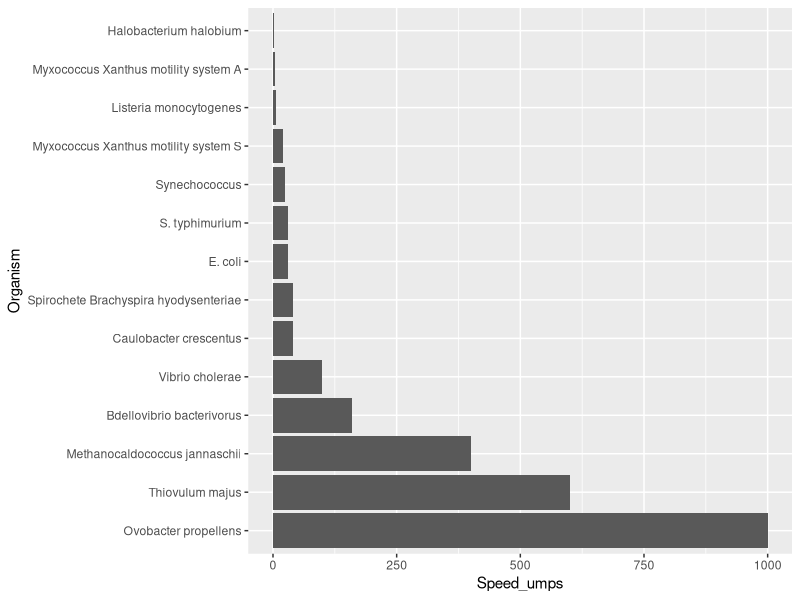

Write the R code that produced this figure. (Note: a time limit stopped this script after it produced the figure.)
library(tidyverse)
library(data.table)
library(ggridges)

movements <- read_csv("./movement_rates.csv")

movements %>% 
  filter(Domain == "Prokaryote") %>% 
  arrange(desc(Speed_umps)) %>% 
  mutate(Organism = factor(Organism, levels = Organism, ordered = T)) %>% 
  ggplot(aes(x = Organism, y = Speed_umps)) + 
  geom_bar(stat = "identity") + 
  coord_flip()

speed <- movements[1]

seconds_per_day <- 60 * 60 * 24
um_to_m <- 1e-6

# straight_line: 
for(i in 1:nrow(movements)){
  dist_i <- movements$Speed_umps[i] * seconds_per_day * um_to_m
  movements$Max_dist_m[i] <- dist_i
}

# make random path
start <- c(0,0)  
speed <- movements$Speed_umps[i] # per second speed
trajectory_i <- matrix(nrow = seconds_per_day, ncol = 2, dimnames = list(NULL, c("x", "y")))

for(t in 1:seconds_per_day){
  
  dist_i <- runif(1, 0, speed)
  
  theta <- runif(1, 0, 2*pi)
  
  if(t == 1){
    pos_t <- c(dist_i*sin(theta), dist_i*cos(theta))
  } else {pos_t <- c(trajectory_i[t-1,1] + dist_i*sin(theta),
                     trajectory_i[t-1,2] + dist_i*cos(theta))}
  
  trajectory_i[t, 1] <- pos_t[1]
  trajectory_i[t, 2] <- pos_t[2]
}



# random directions: 
nreps = 1000
random_distributions <- data.table()

for(i in 1:nrow(movements)){
  
  start <- c(0,0)  
  
  speed <- movements$Speed_umps[i] # per second speed
  
  for(r in 1:nreps){
    trajectory_i <- matrix(nrow = seconds_per_day, ncol = 2, dimnames = list(NULL, c("x", "y")))
    
    for(t in 1:seconds_per_day){
      
      dist_i <- runif(1, 0, speed)
      
      theta <- runif(1, 0, 2*pi)
      
      if(t == 1){
        pos_t <- c(dist_i*sin(theta), dist_i*cos(theta))
      } else {pos_t <- c(trajectory_i[t-1,1] + dist_i*sin(theta),
                         trajectory_i[t-1,2] + dist_i*cos(theta))}
      
      trajectory_i[t, 1] <- pos_t[1]
      trajectory_i[t, 2] <- pos_t[2]
    }
    
    this_endpoint <- data.frame(Organism = movements$Organism[i], 
                       Speed = movements$Speed_umps[i], 
                       x = trajectory_i[t,1], 
                       y = trajectory_i[t,2])
    random_distributions <- bind_rows(random_distributions, this_endpoint)
  }
  print(paste("Done with taxon", movements$Organism[i]))
}

write_csv(random_distributions,file = "random_movements.csv")

trajectory_i[1:100,] %>% 
  as.data.frame() %>%
  ggplot(aes(x = x, y = y)) + 
  geom_path()


random_move_fig <- random_distributions %>% 
  filter(Organism %in% subset(movements, Domain == "Prokaryote")$Organism) %>% 
  mutate(dist_from_center = sqrt((x^2) + (y^2))) %>% 
  arrange(Speed) %>% 
  mutate(Organism = factor(Organism, levels = unique(Organism), ordered = TRUE)) %>% 
  ggplot(aes(x = dist_from_center, color = as.factor(Speed), y = Organism, fill = as.factor(Speed))) + 
  geom_density_ridges(alpha = 0.5) +
  #facet_wrap(~Organism, scales = "free_y")+
  scale_x_log10() +
  theme_minimal() +
  labs(color = "Speed, um/s", fill = "Speed, um/s",
       x = "Distance traveled (m/d)") +
  scale_color_viridis_d() + 
  scale_fill_viridis_d()

# twitching directions: 
nreps = 1000
twitching_distributions <- data.table()


start <- c(0,0)  

#speed <- movements$Speed_umps[i] # per second speed
speed <- 1 # 1 micron / sec is the typical speed here.

for(r in 1:nreps){
  trajectory_i <- matrix(nrow = seconds_per_day, ncol = 2, dimnames = list(NULL, c("x", "y")))
  
  theta = pi/2 # start in a single direction
  
  for(t in 1:seconds_per_day){
    
    dist_i <- runif(1, 0, speed)
    
    if(runif(1) < 0.25){
      theta <- runif(1, 0, 2*pi) # a quarter of a the time, change directions
    }
    
    if(t == 1){
      pos_t <- c(dist_i*sin(theta), dist_i*cos(theta))
    } else {pos_t <- c(trajectory_i[t-1,1] + dist_i*sin(theta),
                       trajectory_i[t-1,2] + dist_i*cos(theta))}
    
    trajectory_i[t, 1] <- pos_t[1]
    trajectory_i[t, 2] <- pos_t[2]
  }
  
  this_endpoint <- data.frame(Organism = "Twitching motility", 
                              Speed = speed, 
                              x = trajectory_i[t,1], 
                              y = trajectory_i[t,2])
  twitching_distributions <- bind_rows(twitching_distributions, this_endpoint)
}

write_csv(twitching_distributions,file = "twitching_movements.csv")
 
random_distributions %>% 
  filter(Organism %in% subset(movements, Domain == "Prokaryote")$Organism) %>% 
  bind_rows(twitching_distributions) %>% 
  mutate(dist_from_center = sqrt((x^2) + (y^2))) %>% 
  arrange(Speed) %>% 
  mutate(Organism = factor(Organism, levels = unique(Organism), ordered = TRUE)) %>% 
  ggplot(aes(x = dist_from_center, color = as.factor(Speed), y = Organism, fill = as.factor(Speed))) + 
  geom_density_ridges(alpha = 0.5) +
  #facet_wrap(~Organism, scales = "free_y")+
  scale_x_log10() +
  theme_minimal() +
  labs(color = "Speed, um/s", fill = "Speed, um/s",
       x = "Distance traveled (m/d)") +
  scale_color_viridis_d() + 
  scale_fill_viridis_d()





# no back migration
# random directions: 
nreps = 1000
random_distributions_noback <- data.table()

for(i in 1:nrow(movements)){
  
  start <- c(0,0)  
  
  speed <- movements$Speed_umps[i] # per second speed
  
  for(r in 1:nreps){
    
    dists <- runif(seconds_per_day, 0, speed)
    
    
    this_endpoint <- data.frame(Organism = movements$Organism[i], 
                                Speed = movements$Speed_umps[i], 
                                x = sum(dists), 
                                y = 0) # only one dimension with no changes in orientation
    random_distributions_noback <- bind_rows(random_distributions_noback, this_endpoint)
  }
  print(paste("Done with taxon", movements$Organism[i]))
}


write_csv(random_distributions_noback, file = "random_movements_noback.csv")


# twitching directions, no backmigration: 
nreps = 1000
twitching_distributions_noback <- data.table()


start <- c(0,0)  

#speed <- movements$Speed_umps[i] # per second speed
speed <- 1 # 1 micron / sec is the typical speed here.

for(r in 1:nreps){
  
  this_endpoint <- data.frame(Organism = "Twitching motility", 
                              Speed = speed, 
                              x = sum(runif(seconds_per_day), 0, speed), 
                              y = 0)
  twitching_distributions_noback <- bind_rows(twitching_distributions_noback, this_endpoint)
}

write_csv(twitching_distributions_noback,file = "twitching_movements_noback.csv")
